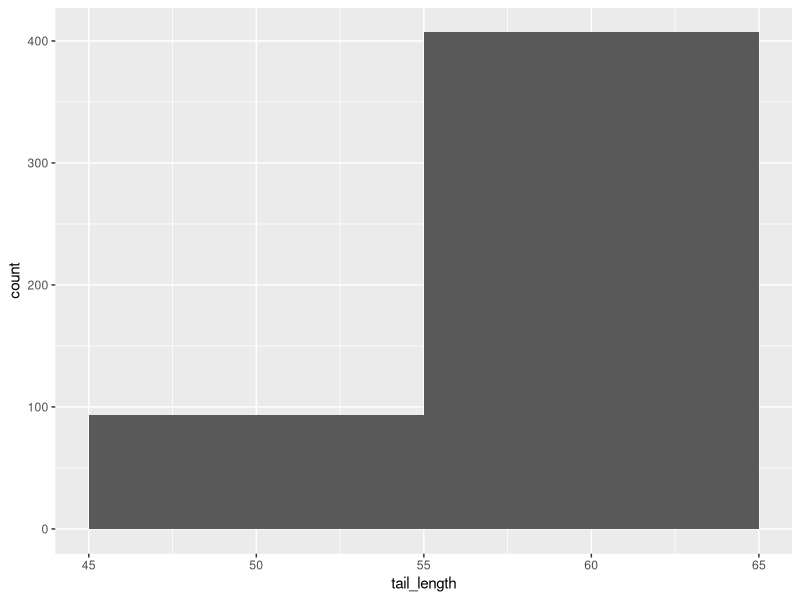
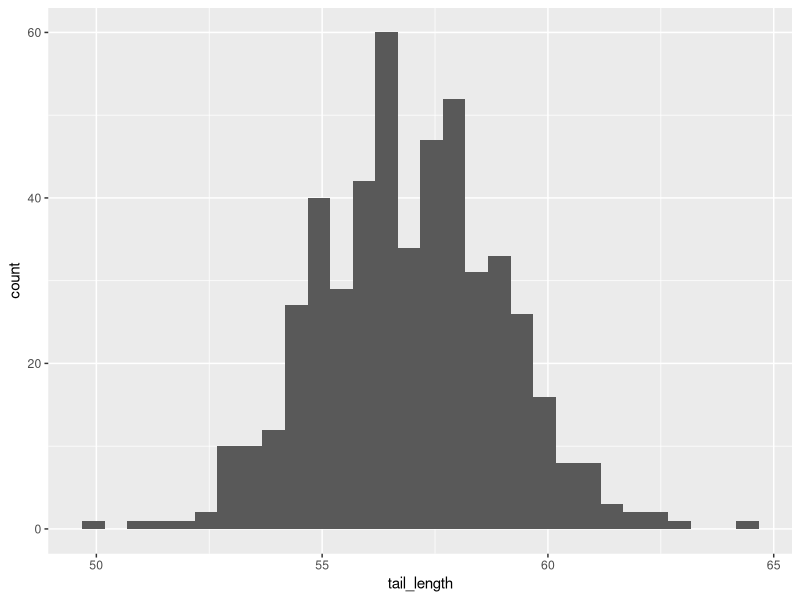
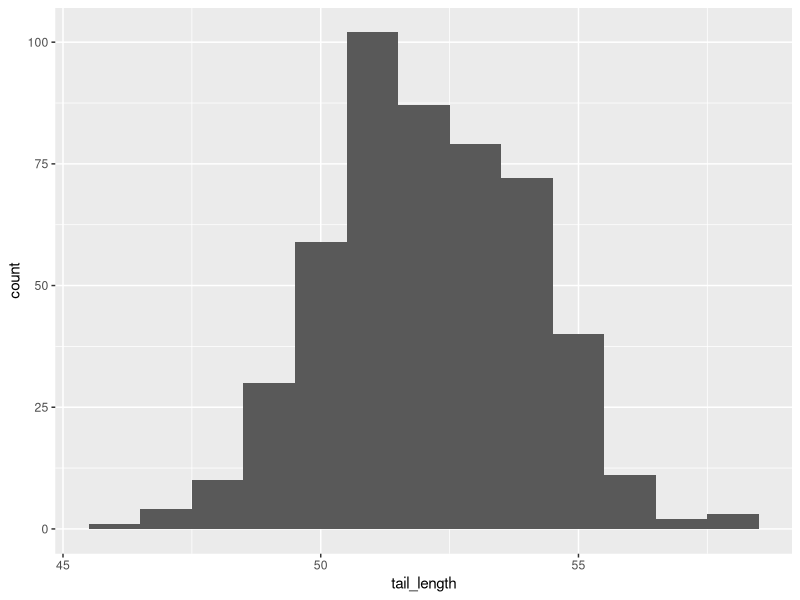
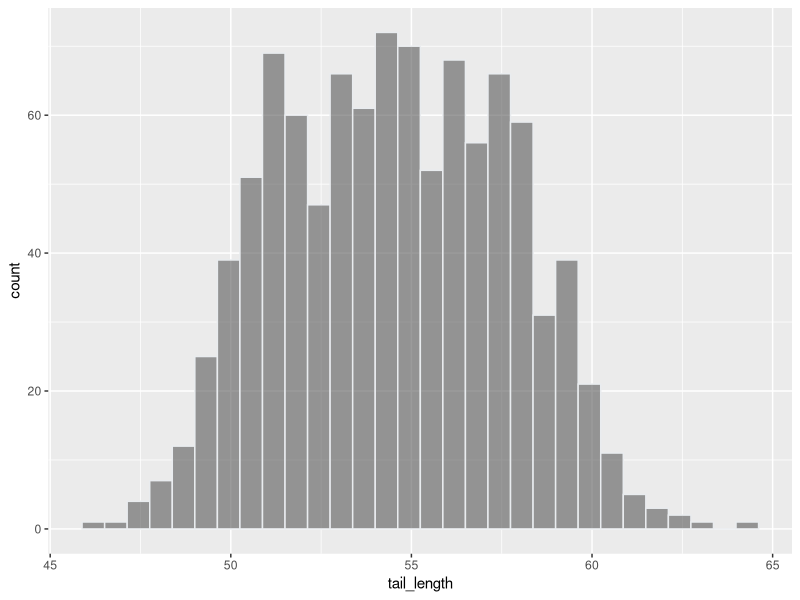
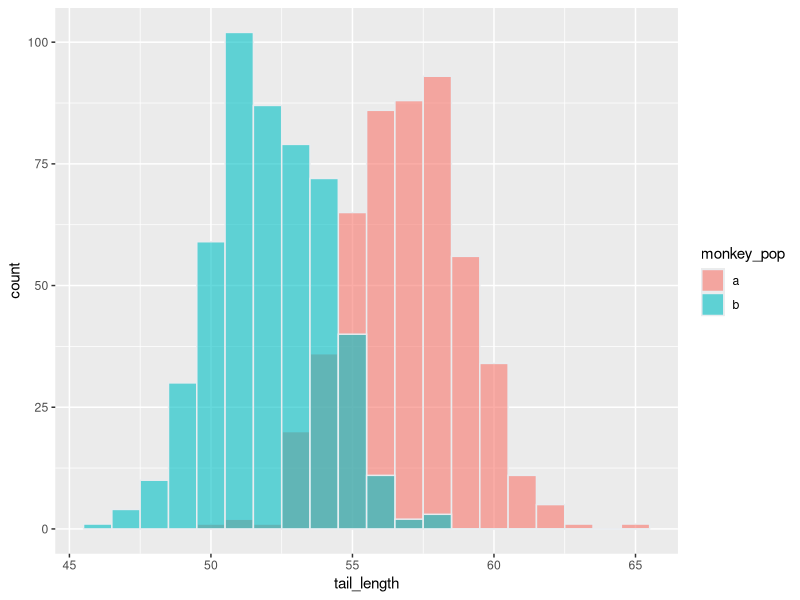
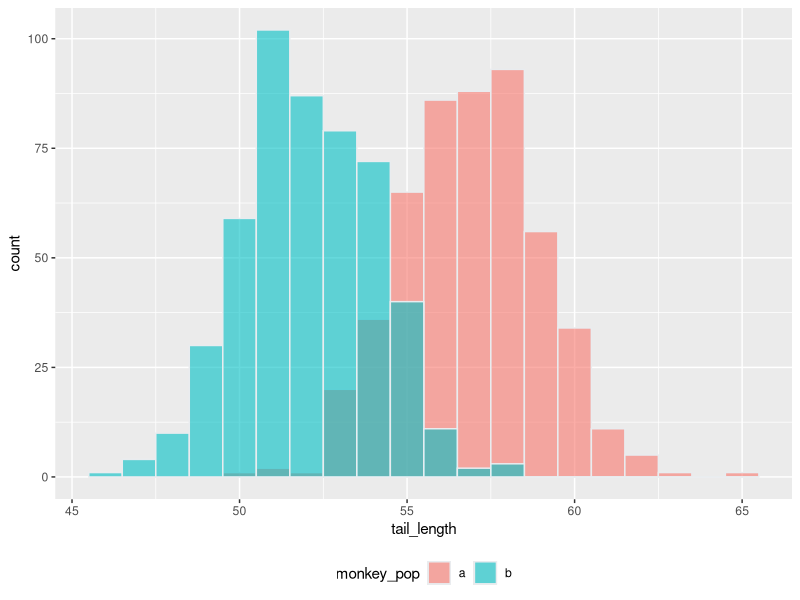
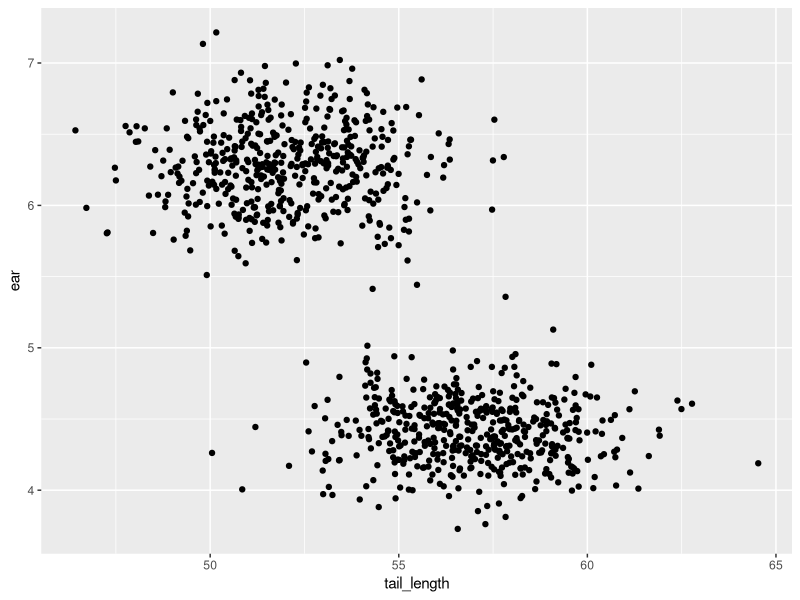
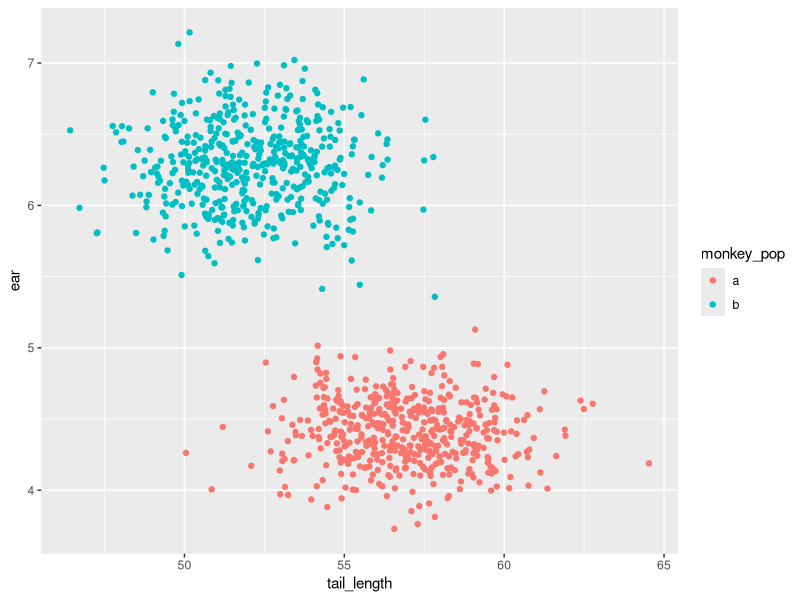

Write R code to recreate these figures, in order.
## ---- chunk 1
#first we make an object and assign something to it...

my_numbers <- c(4, 8, 15, 16, 23, 42)
#once we have an object we can do things to that object.

mean(my_numbers)
sum(my_numbers)
sd(my_numbers)

## ---- chunk 2
library(tidyverse)
set.seed(2022) #this sets the randomizer in R
tail_length <-rnorm(500,57,2) # create a set of 500 random numbers with a mean of 57 and a standard deviation of 2 
sample_number <-1:500 # create a vector of numbers from 1 to 500
monkey_pop <- rep(letters[1], 500) # this makes a vector of 500 'a's
monkey_data_1 <- tibble(sample_number, tail_length, monkey_pop) #create a data table (a tibble is a function that makes nice data tables with a modern flair...)

monkey_data_1 %>%  ggplot(aes(tail_length)) + geom_histogram(binwidth =  10) # this takes the monkey data and plots a histogram of the tail length
## ---- chunk 3

#copy your answer to question 1 here:






    
   

## ---- chunk 4

monkey_data_1 %>%  ggplot(aes(tail_length)) + geom_histogram()

#copy your answer to question 2 here:







## ---- chunk 5

tail_length <-rnorm(500,52,2)
sample_number <-501:1000
monkey_pop <- rep(letters[2], 500)
monkey_data_2 <- tibble(sample_number, tail_length, monkey_pop)

monkey_data_2 %>%  ggplot(aes(tail_length)) + geom_histogram(binwidth =  1)
## ---- chunk 6
all_data <- bind_rows(monkey_data_1, monkey_data_2) # here we are using the function bindrows to add the two datasets together!

all_data %>% ggplot(aes(tail_length )) + geom_histogram(color="#e9ecef", alpha=0.6, position = 'identity') 
## ---- chunk 7

#edit the below code to color by the variable monkey_pop

#all_data %>% ggplot(aes(tail_length, fill=monkey_pop)) + geom_histogram(color="#e9ecef", alpha=0.6, position = 'identity')  
## ---- chunk 8

#old code
all_data %>% ggplot(aes(tail_length, fill=monkey_pop )) + geom_histogram(color="#e9ecef", alpha=0.6, position = 'identity', binwidth =  1)
# new code

all_data %>% ggplot(aes(tail_length, fill=monkey_pop )) + geom_histogram(color="#e9ecef", alpha=0.6, position = 'identity', binwidth =  1) + theme(legend.position = "bottom") 
## ---- chunk 9


#copy your answer to question 4 here:


#plot a


#plot b



#plot c



#plot d



#plot e


#plot f







## ---- chunk 10

ear1 <- rnorm(500, 4.4, .22)
ear2 <- rnorm(500, 6.3, .31)

ear1 <-tibble(ear =rnorm(500, 4.4, .22), monkey_pop = rep(letters[1], 500), sample_number = 1:500)


ear2 <-tibble(ear =rnorm(500, 6.3, .31), monkey_pop = rep(letters[2], 500), sample_number = 501:1000)

ear_all <- bind_rows(ear1, ear2)

new_data <- all_data %>% left_join(ear_all, by= c("monkey_pop", "sample_number"))


## ---- chunk 11

new_data %>%   ggplot(aes(tail_length, ear)) + geom_point() # this makes the scatterplot geom

new_data %>%   ggplot(aes(tail_length, ear, color = monkey_pop)) + geom_point()
## ---- chunk 12

#write you answers to question 4 here


#plot a


#plot b



#plot c


#plot d




## ---- chunk 13

# write you answers to question 6 here. i put the first one here to help you out

#plot a
new_data %>%   ggplot(aes( monkey_pop, tail_length, fill = monkey_pop)) + geom_violin()

# plot b





## ---- chunk 14

#write you answers to question 7 here. as a tip look at this code:
#write_csv(new_data, "my_monkeydata.csv")


#part a






## ---- chunk 15
#
library(palmerpenguins)
glimpse(penguins)


penguins %>%
  count(species)

penguins %>%
  group_by(species) %>%
  summarize(across(where(is.numeric), mean, na.rm = TRUE))
